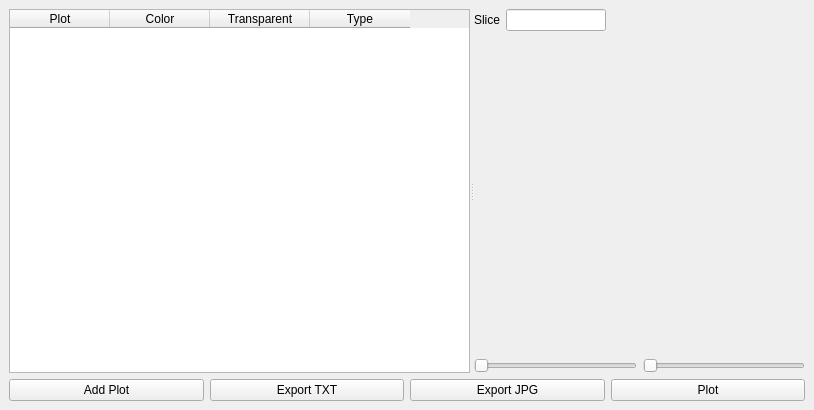
<?xml version="1.0" encoding="UTF-8"?>
<ui version="4.0">
 <class>PlotWindow</class>
 <widget class="QMainWindow" name="PlotWindow">
  <property name="geometry">
   <rect>
    <x>0</x>
    <y>0</y>
    <width>814</width>
    <height>410</height>
   </rect>
  </property>
  <property name="windowTitle">
   <string>Plot</string>
  </property>
  <property name="windowIcon">
   <iconset resource="res.qrc">
    <normaloff>:/images/plot.svg</normaloff>:/images/plot.svg</iconset>
  </property>
  <widget class="QWidget" name="centralwidget">
   <layout class="QGridLayout" name="gridLayout_5">
    <item row="0" column="0">
     <layout class="QGridLayout" name="gridLayout_4">
      <item row="1" column="2">
       <widget class="QPushButton" name="exportPicBT">
        <property name="text">
         <string>Export JPG</string>
        </property>
       </widget>
      </item>
      <item row="1" column="3">
       <widget class="QPushButton" name="plotBT">
        <property name="text">
         <string>Plot</string>
        </property>
       </widget>
      </item>
      <item row="1" column="1">
       <widget class="QPushButton" name="exportTextBT">
        <property name="text">
         <string>Export TXT</string>
        </property>
       </widget>
      </item>
      <item row="1" column="0">
       <widget class="QPushButton" name="addPlot">
        <property name="text">
         <string>Add Plot</string>
        </property>
       </widget>
      </item>
      <item row="0" column="0" colspan="4">
       <widget class="QSplitter" name="splitter">
        <property name="orientation">
         <enum>Qt::Horizontal</enum>
        </property>
        <widget class="QWidget" name="layoutWidget">
         <layout class="QGridLayout" name="gridLayout_2">
          <item row="0" column="0">
           <widget class="QTableWidget" name="plotPresTW">
            <column>
             <property name="text">
              <string>Plot</string>
             </property>
            </column>
            <column>
             <property name="text">
              <string>Color</string>
             </property>
            </column>
            <column>
             <property name="text">
              <string>Transparent</string>
             </property>
            </column>
            <column>
             <property name="text">
              <string>Type</string>
             </property>
            </column>
           </widget>
          </item>
         </layout>
        </widget>
        <widget class="QWidget" name="layoutWidget">
         <layout class="QGridLayout" name="gridLayout_3">
          <item row="0" column="0">
           <widget class="QLabel" name="label">
            <property name="text">
             <string>Slice</string>
            </property>
           </widget>
          </item>
          <item row="2" column="0" colspan="4">
           <layout class="QGridLayout" name="gridLayout">
            <item row="0" column="0" colspan="2">
             <widget class="PlotWT" name="plotWT" native="true">
              <property name="styleSheet">
               <string notr="true"/>
              </property>
             </widget>
            </item>
            <item row="1" column="0">
             <widget class="QSlider" name="leftSD">
              <property name="minimum">
               <number>0</number>
              </property>
              <property name="maximum">
               <number>1000</number>
              </property>
              <property name="orientation">
               <enum>Qt::Horizontal</enum>
              </property>
             </widget>
            </item>
            <item row="1" column="1">
             <widget class="QSlider" name="rightSD">
              <property name="maximum">
               <number>1000</number>
              </property>
              <property name="orientation">
               <enum>Qt::Horizontal</enum>
              </property>
             </widget>
            </item>
           </layout>
          </item>
          <item row="0" column="1">
           <widget class="QLineEdit" name="sliceEd">
            <property name="maximumSize">
             <size>
              <width>100</width>
              <height>16777215</height>
             </size>
            </property>
           </widget>
          </item>
          <item row="0" column="2">
           <spacer name="horizontalSpacer">
            <property name="orientation">
             <enum>Qt::Horizontal</enum>
            </property>
            <property name="sizeHint" stdset="0">
             <size>
              <width>40</width>
              <height>20</height>
             </size>
            </property>
           </spacer>
          </item>
         </layout>
        </widget>
       </widget>
      </item>
     </layout>
    </item>
   </layout>
  </widget>
 </widget>
 <customwidgets>
  <customwidget>
   <class>PlotWT</class>
   <extends>QWidget</extends>
   <header>plotwt.h</header>
   <container>1</container>
  </customwidget>
 </customwidgets>
 <resources>
  <include location="res.qrc"/>
 </resources>
 <connections/>
</ui>
